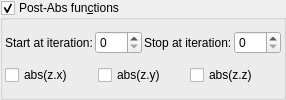
    <widget class="MyGroupBox" name="groupCheck_transf_function_enabledF_false">
     <property name="title">
      <string>Post-Abs fun&amp;ctions</string>
     </property>
     <property name="checkable">
      <bool>true</bool>
     </property>
     <layout class="QVBoxLayout" name="verticalLayout_18" stretch="0,0">
      <property name="spacing">
       <number>2</number>
      </property>
      <property name="leftMargin">
       <number>2</number>
      </property>
      <property name="topMargin">
       <number>2</number>
      </property>
      <property name="rightMargin">
       <number>2</number>
      </property>
      <property name="bottomMargin">
       <number>2</number>
      </property>
      <item>
       <layout class="QGridLayout" name="gridLayout_77">
        <property name="spacing">
         <number>2</number>
        </property>
        <item row="1" column="3">
         <widget class="MySpinBox" name="spinboxInt_transf_stop_iterations_F">
          <property name="sizePolicy">
           <sizepolicy hsizetype="Minimum" vsizetype="Maximum">
            <horstretch>0</horstretch>
            <verstretch>0</verstretch>
           </sizepolicy>
          </property>
          <property name="maximum">
           <number>999</number>
          </property>
         </widget>
        </item>
        <item row="1" column="1">
         <widget class="MySpinBox" name="spinboxInt_transf_start_iterations_F">
          <property name="sizePolicy">
           <sizepolicy hsizetype="Minimum" vsizetype="Maximum">
            <horstretch>0</horstretch>
            <verstretch>0</verstretch>
           </sizepolicy>
          </property>
          <property name="maximum">
           <number>999</number>
          </property>
         </widget>
        </item>
        <item row="1" column="0">
         <widget class="QLabel" name="label_264">
          <property name="text">
           <string>Start at iteration:</string>
          </property>
         </widget>
        </item>
        <item row="1" column="2">
         <widget class="QLabel" name="label_257">
          <property name="text">
           <string>Stop at iteration:</string>
          </property>
         </widget>
        </item>
       </layout>
      </item>
      <item>
       <layout class="QGridLayout" name="gridLayout_78" columnstretch="0,0,0,0">
        <property name="spacing">
         <number>2</number>
        </property>
        <item row="0" column="1">
         <widget class="QCheckBox" name="checkBox_transf_function_enabledBx_false">
          <property name="text">
           <string notr="true">abs(z.x)</string>
          </property>
         </widget>
        </item>
        <item row="0" column="2">
         <widget class="QCheckBox" name="checkBox_transf_function_enabledBy_false">
          <property name="text">
           <string notr="true">abs(z.y)</string>
          </property>
         </widget>
        </item>
        <item row="0" column="3">
         <widget class="QCheckBox" name="checkBox_transf_function_enabledBz_false">
          <property name="text">
           <string notr="true">abs(z.z)</string>
          </property>
         </widget>
        </item>
       </layout>
      </item>
     </layout>
    </widget>
